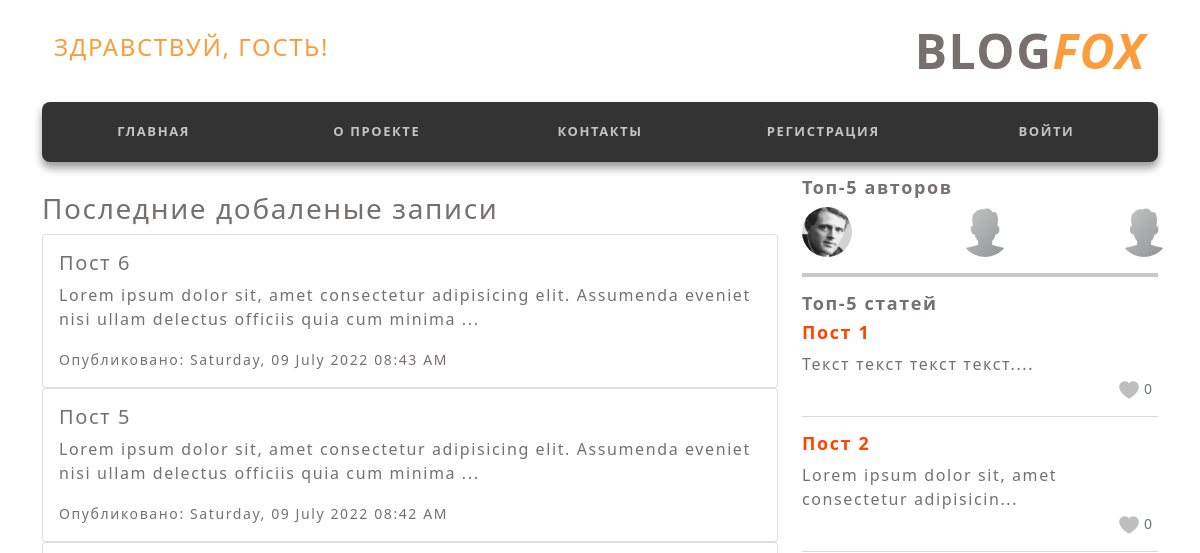
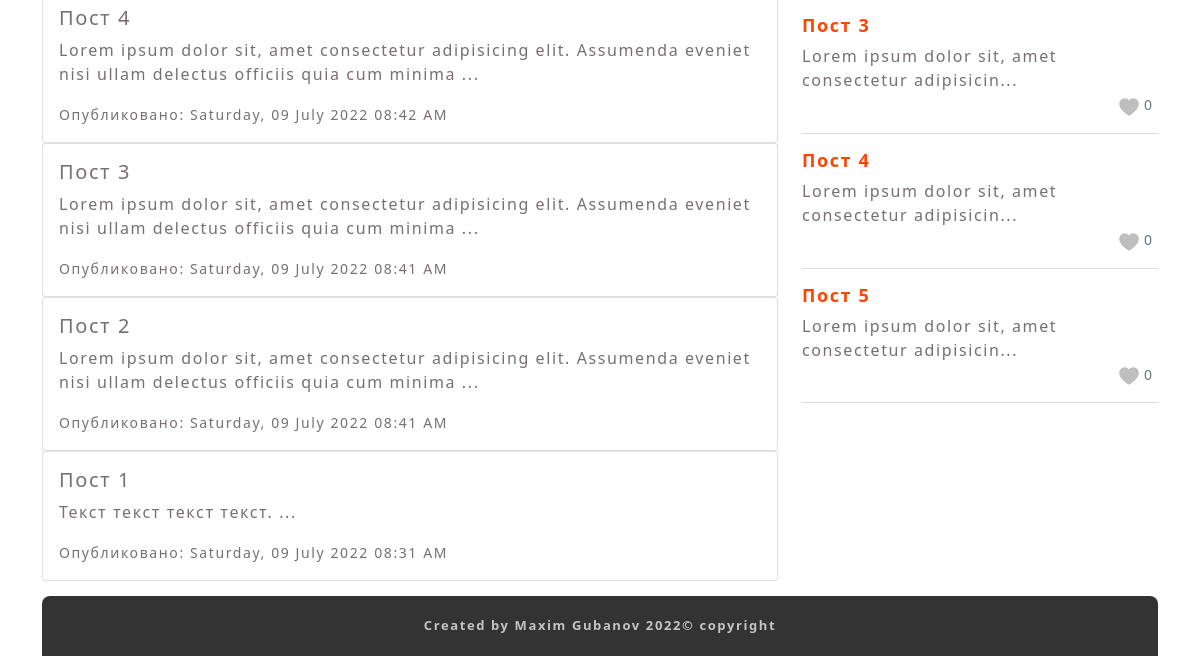
Page /home on the earlier database version (2 pictures, top to bottom).
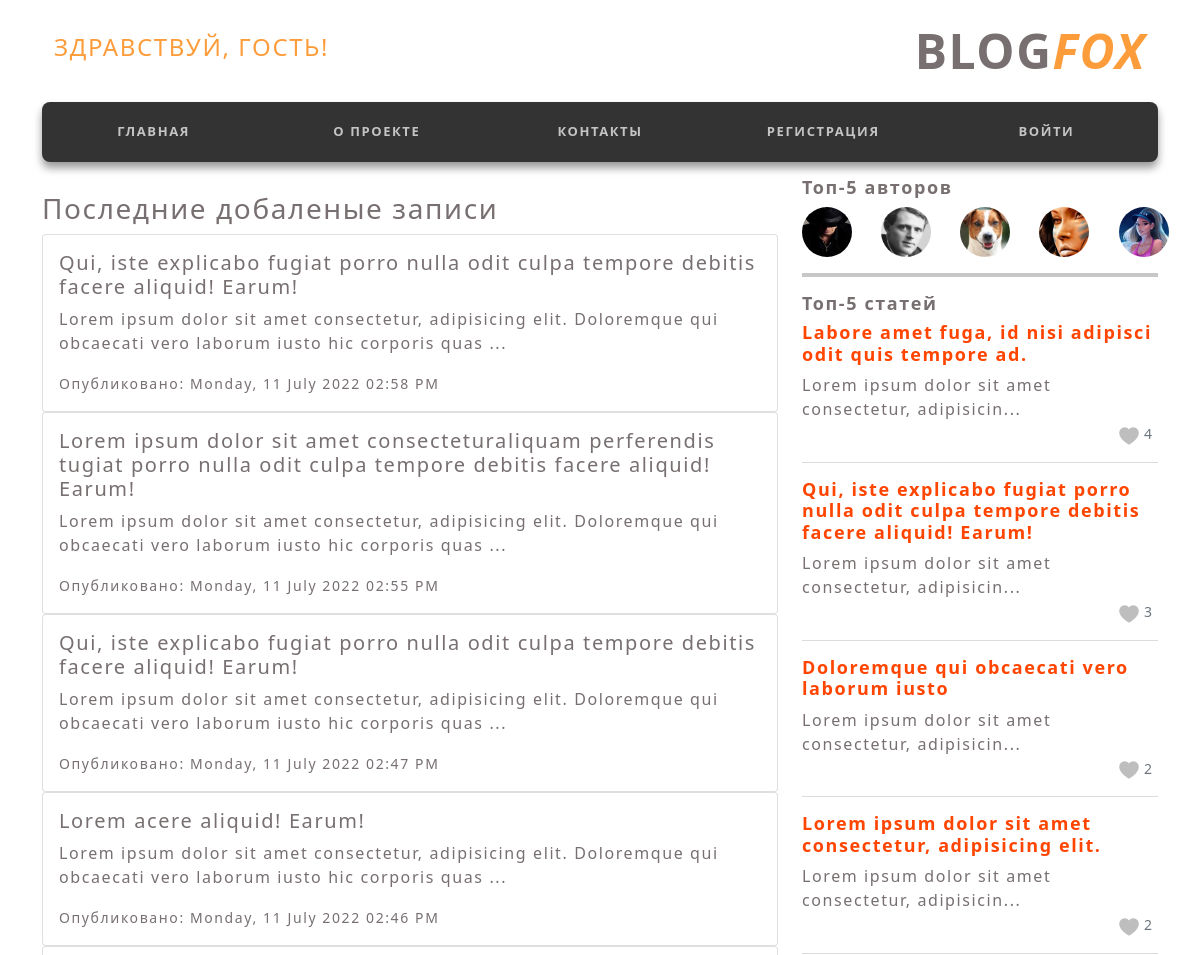
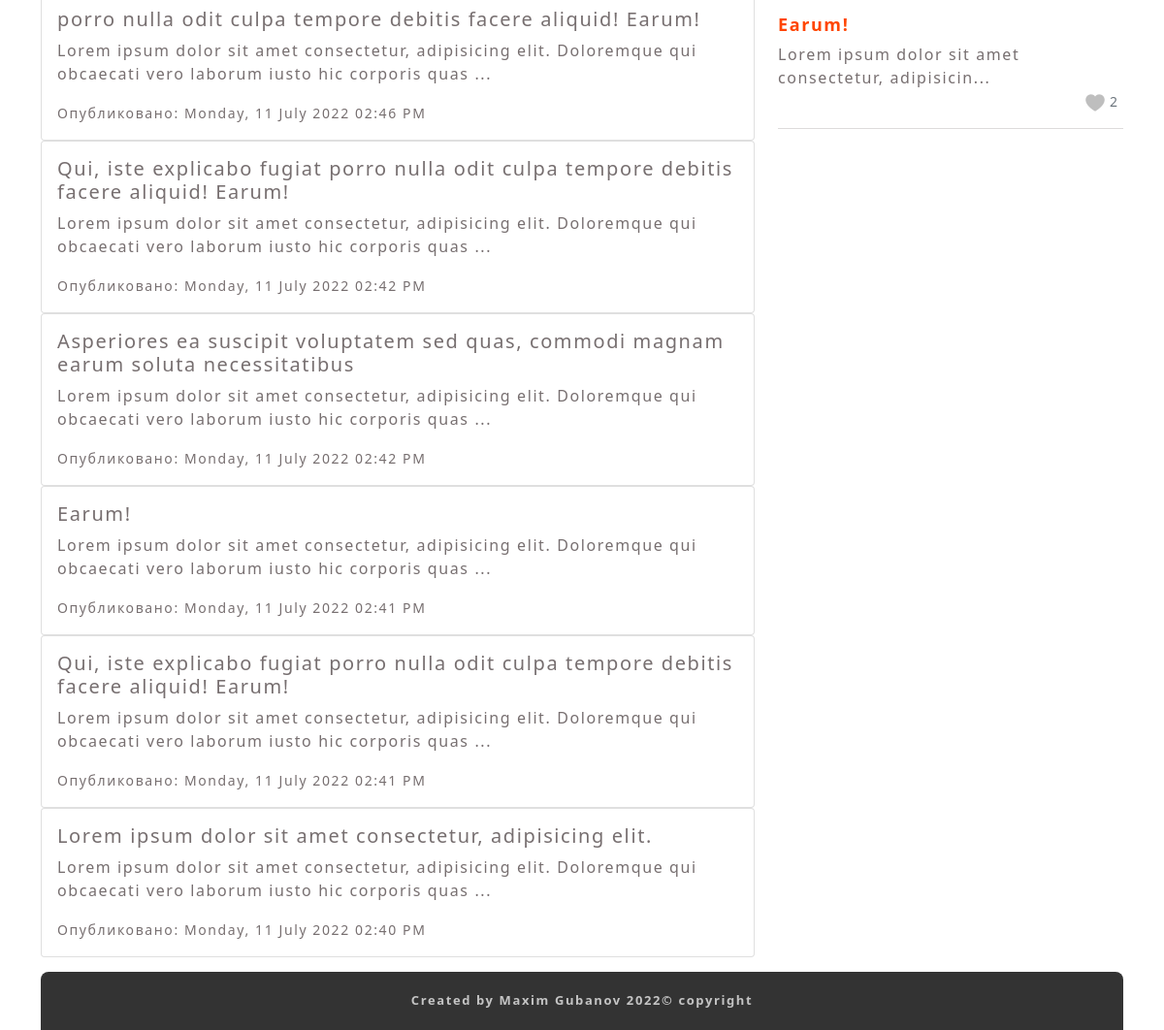
Same page on the later database version (2 pictures, top to bottom).
### flask_Gubanov_project/models.py (models this page shows, shortened)
class Post(db.Model):
    id = db.Column(db.Integer, primary_key=True)
    title = db.Column(db.String(100), nullable=False)
    date_posted = db.Column(db.DateTime, nullable=False, default=datetime.utcnow)
    content = db.Column(db.Text, nullable=False)
    user_id = db.Column(db.Integer, db.ForeignKey('user.id'), nullable=False)
    total_likes = db.Column(db.Integer, nullable=True, default=0)
    likes = db.relationship('Like', backref='like')
    post_image = db.Column(db.String(20), nullable=False, default='post_default_img.png')
    @staticmethod
    def get_top_posts_by_likes(limit=1):
        list_order = Post.query.order_by(Post.total_likes.desc()).limit(limit)
        return list_order
    @staticmethod
    def get_last_post(limit=1):
        last_post = Post.query.order_by(Post.date_posted.desc()).limit(limit)
        return last_post

class User(db.Model, UserMixin):
    id = db.Column(db.Integer, primary_key=True)
    username = db.Column(db.String(20), unique=True, nullable=False)
    email = db.Column(db.String(120), unique=True, nullable=False)
    image_file = db.Column(db.String(20), nullable=False, default='default.png')
    password = db.Column(db.String(60), nullable=False)
    posts = db.relationship('Post', backref='author', lazy=True)
    @staticmethod
    def get_top_users(limit=5):
        users = User.query.filter(User.posts).all()
        return users

### flask_Gubanov_project/main/routes.py (the view)
@main.route("/", methods=['GET'])
@main.route("/home", methods=['GET'])
def home():
    last_posts = Post.get_last_post(limit=10)
    top_posts = Post.get_top_posts_by_likes(limit=5)
    top_users = User.get_top_users(limit=5)
    return render_template('home.html',
                           title='Главня',
                           top_posts=top_posts,
                           last_posts=last_posts,
                           top_users=top_users
                           )

### flask_Gubanov_project/templates/home.html (shortened to what this page needs)
{% extends "layout.html" %}
{% block content %}
    <div class="container">
        <main class="row">
            <section class="posts-block block col-8">
                <h3>Последние добаленые записи</h3>
                <div>
                    {% for post in last_posts %}
                        <div class="card w-95">
                            <div class="card-body">
                                <h5 class="card-title"><a href="{{ url_for('posts.post', post_id=post.id) }}">{{ post.title }}</a></h5>
                                <p class="card-text">{{ post.content[:120] }} ...</p>
                                <div class="row justify-content-between">
                                    <div class="col-10">
                                        <small>
                                            <span>Опубликовано: {{ post.date_posted.strftime('%A, %d %B %Y %I:%M %p') }}</span>
                                        </small>
                                    </div>
                                    <div class="col-2 text-center">
                                    </div>
                                </div>
                            </div>
                        </div>
                    {% endfor %}
                </div>
            </section>
            <aside class="col-4">
                {% include "inc-sidebar.html" %}
            </aside>
        </main>
    </div>
{% endblock content %}

### flask_Gubanov_project/templates/inc-sidebar.html
<div class="sidebar-block">
    <h3 style="font-weight: 600; font-size: large;">Топ-5 авторов</h3>
    <div class="user row text-center justify-content-between">
        {% for user in top_users %}
            <div class="user_ava col-2">
                <a href="{{ url_for('users.user_posts', username=user.username) }}"><img src="{{ url_for('static', filename='profile_pics/' + user.image_file) }}" class="rounded-circle article-img" style="width: 50px; height: 50px;" alt=""></a>
            </div>
    {% endfor %}
    </div>
    <hr style="border: 2px solid; color:rgb(38, 38, 38)">
    <h3 style="font-weight: 600; font-size: large;">Топ-5 статей</h3>
    {% for post in top_posts %}
        <div class="top-post">
            <a href=""><h5 style="font-weight: 600; font-size: large; color: orangered;">{{ post.title }}</h5></a>
            {{ post.content[:50] }}...<br>
            <div class="row justify-content-between">
                <div class="col-10"></div>
                <div class="col-2">
                    <small class="text-muted">
                        <img src="{{ url_for('static', filename='images/like_mini.png') }}" alt="like">
                        {{ post.total_likes}}
                    </small>
                </div>
            </div>
            <hr>
        </div>
    {% endfor %}
</div>

Differences in the rows shown:
removed Post: title "Пост 6", content "Lorem ipsum dolor sit, amet consectetur adipisicing elit. Assumenda eveniet nisi ullam delectus officiis quia cum minima", date_posted "Saturday, 09 July 2022 08:43 AM", shown under "Последние добаленые записи"
no longer on this page (row edited): Post: title "Пост 5", content "Lorem ipsum dolor sit, amet consectetur adipisicing elit. Assumenda eveniet nisi ullam delectus officiis quia cum minima", date_posted "Saturday, 09 July 2022 08:42 AM", content "Lorem ipsum dolor sit, amet consectetur adipisicin", total_likes "0"
no longer on this page (row edited): Post: title "Пост 4", content "Lorem ipsum dolor sit, amet consectetur adipisicing elit. Assumenda eveniet nisi ullam delectus officiis quia cum minima", date_posted "Saturday, 09 July 2022 08:42 AM", content "Lorem ipsum dolor sit, amet consectetur adipisicin", total_likes "0"
no longer on this page (row edited): Post: title "Пост 3", content "Lorem ipsum dolor sit, amet consectetur adipisicing elit. Assumenda eveniet nisi ullam delectus officiis quia cum minima", date_posted "Saturday, 09 July 2022 08:41 AM", content "Lorem ipsum dolor sit, amet consectetur adipisicin", total_likes "0"
removed Post: title "Пост 2", content "Lorem ipsum dolor sit, amet consectetur adipisicing elit. Assumenda eveniet nisi ullam delectus officiis quia cum minima", date_posted "Saturday, 09 July 2022 08:41 AM", content "Lorem ipsum dolor sit, amet consectetur adipisicin", total_likes "0"
removed Post: title "Пост 1", content "Текст текст текст текст.", date_posted "Saturday, 09 July 2022 08:31 AM", total_likes "0"
removed User: image_file (placeholder picture)
added Post: title "Qui, iste explicabo fugiat porro nulla odit culpa tempore debitis facere aliquid! Earum!", content "Lorem ipsum dolor sit amet consectetur, adipisicing elit. Doloremque qui obcaecati vero laborum iusto hic corporis quas", date_posted "Monday, 11 July 2022 02:58 PM", shown under "Последние добаленые записи"
added Post: title "Lorem ipsum dolor sit amet consecteturaliquam perferendis tugiat porro nulla odit culpa tempore debitis facere aliquid! Earum!", content "Lorem ipsum dolor sit amet consectetur, adipisicing elit. Doloremque qui obcaecati vero laborum iusto hic corporis quas", date_posted "Monday, 11 July 2022 02:55 PM", shown under "Последние добаленые записи"
added Post: title "Qui, iste explicabo fugiat porro nulla odit culpa tempore debitis facere aliquid! Earum!", content "Lorem ipsum dolor sit amet consectetur, adipisicing elit. Doloremque qui obcaecati vero laborum iusto hic corporis quas", date_posted "Monday, 11 July 2022 02:47 PM", shown under "Последние добаленые записи"
added Post: title "Lorem acere aliquid! Earum!", content "Lorem ipsum dolor sit amet consectetur, adipisicing elit. Doloremque qui obcaecati vero laborum iusto hic corporis quas", date_posted "Monday, 11 July 2022 02:46 PM", shown under "Последние добаленые записи"
added Post: title "porro nulla odit culpa tempore debitis facere aliquid! Earum!", content "Lorem ipsum dolor sit amet consectetur, adipisicing elit. Doloremque qui obcaecati vero laborum iusto hic corporis quas", date_posted "Monday, 11 July 2022 02:46 PM", shown under "Последние добаленые записи"
added Post: title "Qui, iste explicabo fugiat porro nulla odit culpa tempore debitis facere aliquid! Earum!", content "Lorem ipsum dolor sit amet consectetur, adipisicing elit. Doloremque qui obcaecati vero laborum iusto hic corporis quas", date_posted "Monday, 11 July 2022 02:42 PM", content "Lorem ipsum dolor sit amet consectetur, adipisicin", total_likes "3"
added Post: title "Asperiores ea suscipit voluptatem sed quas, commodi magnam earum soluta necessitatibus", content "Lorem ipsum dolor sit amet consectetur, adipisicing elit. Doloremque qui obcaecati vero laborum iusto hic corporis quas", date_posted "Monday, 11 July 2022 02:42 PM", shown under "Последние добаленые записи"
added Post: title "Earum!", content "Lorem ipsum dolor sit amet consectetur, adipisicing elit. Doloremque qui obcaecati vero laborum iusto hic corporis quas", date_posted "Monday, 11 July 2022 02:41 PM", content "Lorem ipsum dolor sit amet consectetur, adipisicin", total_likes "2"
added Post: title "Qui, iste explicabo fugiat porro nulla odit culpa tempore debitis facere aliquid! Earum!", content "Lorem ipsum dolor sit amet consectetur, adipisicing elit. Doloremque qui obcaecati vero laborum iusto hic corporis quas", date_posted "Monday, 11 July 2022 02:41 PM", shown under "Последние добаленые записи"
added Post: title "Lorem ipsum dolor sit amet consectetur, adipisicing elit.", content "Lorem ipsum dolor sit amet consectetur, adipisicing elit. Doloremque qui obcaecati vero laborum iusto hic corporis quas", date_posted "Monday, 11 July 2022 02:40 PM", content "Lorem ipsum dolor sit amet consectetur, adipisicin", total_likes "2"
changed User (number 1 of 5 on the later page): image_file: a different picture
changed User (number 2 of 5 on the later page): image_file: picture added in place of a placeholder
added User: image_file (picture)
added User: image_file (picture)
added User: image_file (picture)
added Post: title "Labore amet fuga, id nisi adipisci odit quis tempore ad.", content "Lorem ipsum dolor sit amet consectetur, adipisicin", total_likes "4", shown under "Топ-5 статей"
added Post: title "Doloremque qui obcaecati vero laborum iusto", content "Lorem ipsum dolor sit amet consectetur, adipisicin", total_likes "2", shown under "Топ-5 статей"
